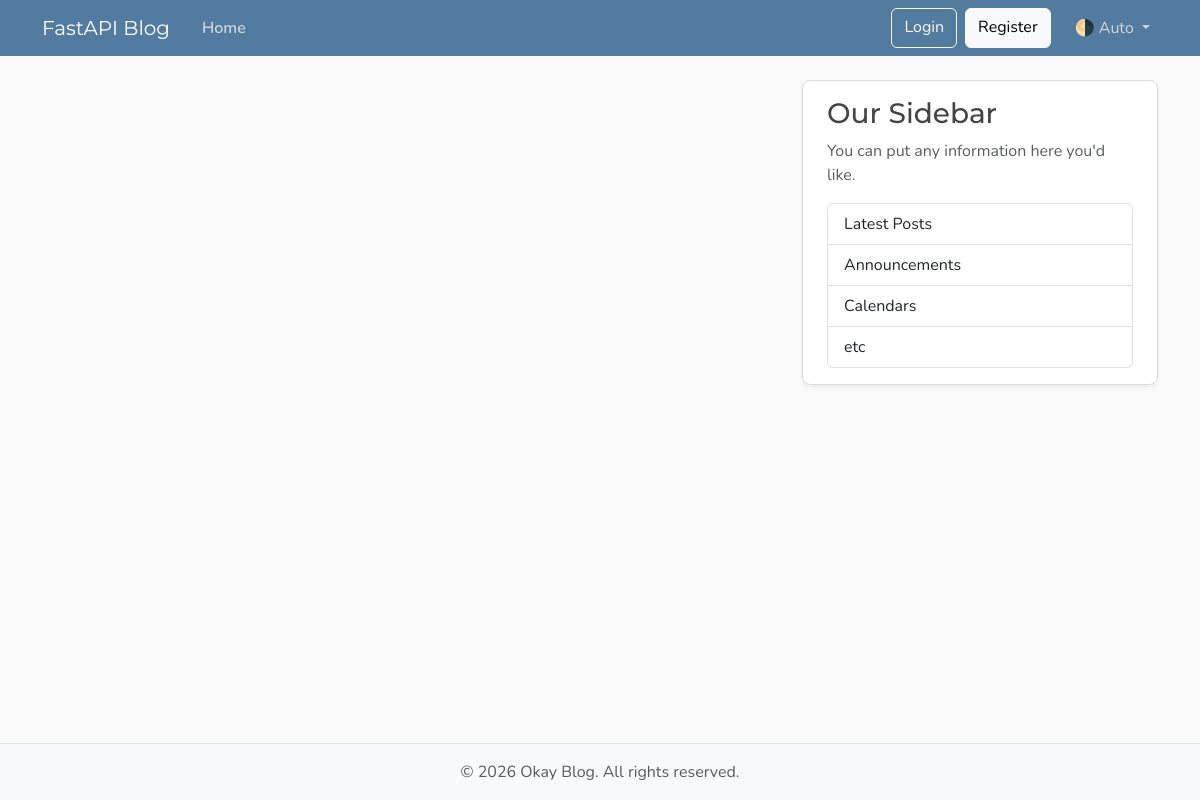
/posts, run on an earlier commit of the app's database.
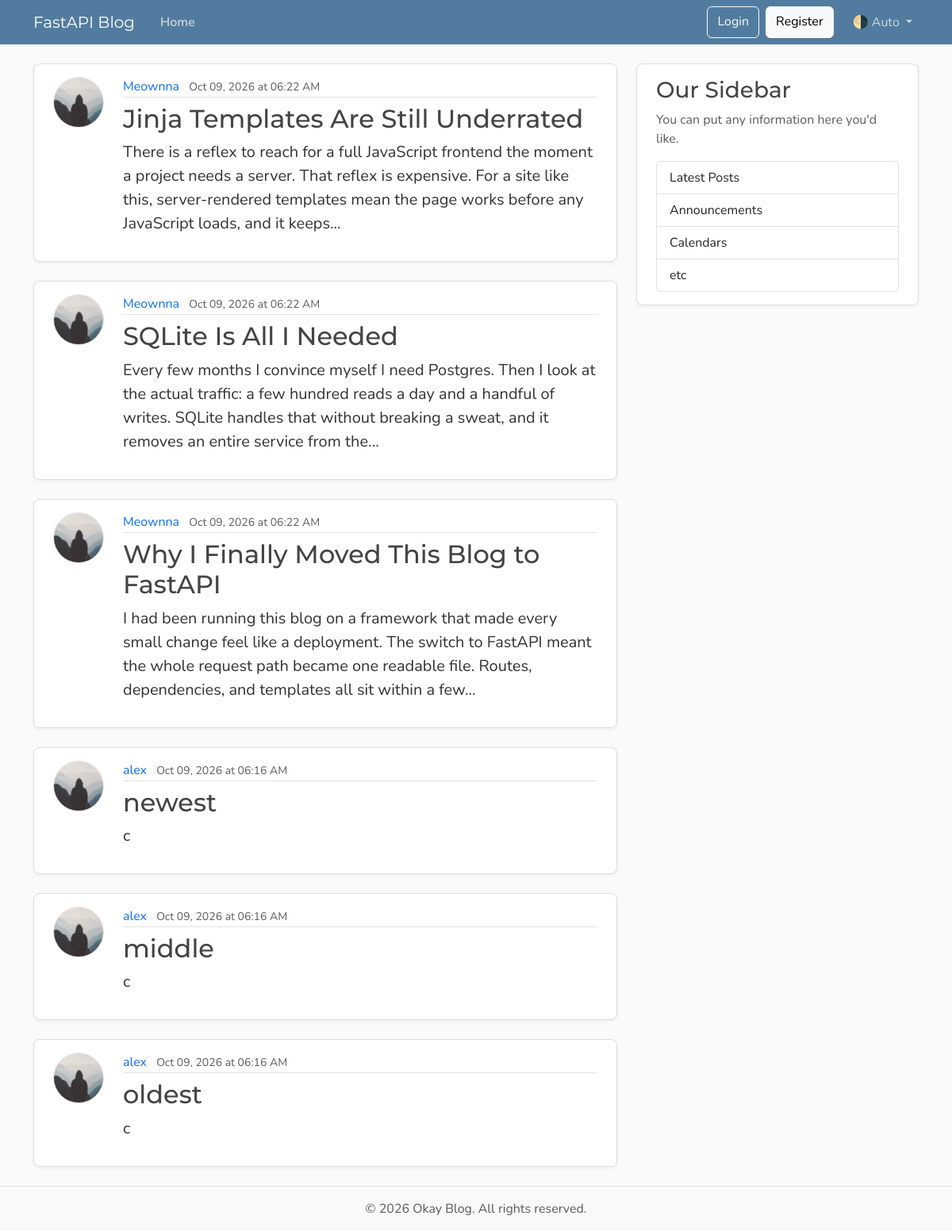
And on a later commit of the database.
### app/models.py (models this page shows, shortened)
class Post(Base):
    __tablename__ = "posts"
    id: Mapped[int] = mapped_column(Integer, primary_key=True, index=True)
    title: Mapped[str] = mapped_column(String(100), nullable=False)
    content: Mapped[str] = mapped_column(Text, nullable=False)
    user_id: Mapped[int] = mapped_column(
        ForeignKey("users.id"),
        nullable=False,
        index=True,
    )
    date_posted: Mapped[datetime] = mapped_column(
        DateTime(timezone=True),
        default=lambda: datetime.now(UTC),
    )
    author: Mapped[User] = relationship(back_populates="posts")

class User(Base):
    __tablename__ = "users"
    id: Mapped[int] = mapped_column(Integer, primary_key=True, index=True)
    username: Mapped[String] = mapped_column(String(50), unique=True, nullable=False)
    email: Mapped[String] = mapped_column(String(50), unique=True, nullable=False)
    image_file: Mapped[str | None] = mapped_column(String(200), nullable=True)
    posts: Mapped[list["Post"]] = relationship(
        back_populates="author",
        cascade="all, delete-orphan",
    )

### app/app.py (the view)
@app.get("/", include_in_schema=False, name="home")
@app.get("/posts", include_in_schema=False, name="posts")
def home(request: Request, db: DbDep):
    result = db.execute(
        select(models.Post).order_by(
            models.Post.date_posted.desc(), models.Post.id.desc()
        )
    )
    posts = result.scalars().all()
    return templates.TemplateResponse(
        request,
        "home.html",
        {"posts": posts, "title": "FastAPI Blog Home"},
    )

### templates/home.html
{% extends "layout.html" %}
{% block content %}
  {% for post in posts %}
    <article class="content-section py-3 px-4 mb-4">
      <div class="d-flex align-items-start gap-4">
        <img class="rounded-circle article-img flex-shrink-0"
             src="{{ post.author.image_path }}"
             alt="{{ post.author.username }}'s profile picture"
             width="64"
             height="64"
             loading="lazy">
        <div class="flex-grow-1">
          <div class="article-metadata mb-2">
            <a class="me-2" href="{{ url_for('user_posts', user_id=post.author.id) }}">{{ post.author.username }}</a>
            <small class="text-body-secondary">{{ post.date_posted | friendly_date }}</small>
          </div>
          <h2>
            <a class="article-title" href="{{ url_for('post_details', post_id = post.id ) }}">{{ post.title }}</a>
          </h2>
          <p class="article-content">{{ post.content | truncate(240) }}</p>
        </div>
      </div>
    </article>
  {% endfor %}
{% endblock content %}

### templates/layout.html (shortened to what this page needs)
<!DOCTYPE html>
<html lang="en">
  <head>
    <link href="https://cdn.jsdelivr.net/npm/bootstrap@5.3.8/dist/css/bootstrap.min.css"
          rel="stylesheet"
>
    <link rel="stylesheet"
          type="text/css"
          href="{{ url_for('static', path='css/main.css') }}">
  </head>
  <body class="d-flex flex-column min-vh-100">
    <header class="site-header">
      <nav class="navbar navbar-expand-md bg-steel fixed-top"
           data-bs-theme="dark">
        <div class="container">
          <a class="navbar-brand me-4" href=" {{ url_for("home") }} ">FastAPI Blog</a>
          <div class="collapse navbar-collapse" id="navbarToggle">
            <div class="navbar-nav me-auto">
              <a class="nav-link active"
                 aria-current="page"
                 href="{{ url_for("home") }}">Home</a>
            </div>
            <div class="navbar-nav">
              <a class="btn btn-outline-light mb-2 mb-md-0 me-md-2" href="#">Login</a>
              <a class="btn btn-light mb-2 mb-md-0 me-md-3" href="#">Register</a>
              <div class="nav-item dropdown">
                <a class="nav-link dropdown-toggle"
                   href="#"
                   role="button"
                   id="bd-theme"
                   data-bs-toggle="dropdown"
                   aria-expanded="false">
                  <span id="bd-theme-text">🌗 Auto</span>
                </a>
              </div>
            </div>
          </div>
        </div>
      </nav>
    </header>
    <main role="main" class="container">
      <div class="row">
        <div class="col-md-8">
          {% block content %}
          {% endblock content %}
        </div>
        <aside class="col-md-4">
          <div class="content-section py-3 px-4 mb-4">
            <h3>Our Sidebar</h3>
            <p class="text-body-secondary">You can put any information here you'd like.</p>
            <ul class="list-group">
              <li class="list-group-item">Latest Posts</li>
              <li class="list-group-item">Announcements</li>
              <li class="list-group-item">Calendars</li>
              <li class="list-group-item">etc</li>
            </ul>
          </div>
        </aside>
      </div>
    </main>
    <footer class="mt-auto py-3 bg-body-tertiary border-top">
      <div class="container text-center">
        <p class="text-body-secondary mb-0">
          © <span id="year"></span> Okay Blog. All rights reserved.
        </p>
      </div>
    </footer>
  </body>
</html>

### static/css/main.css (style rules this page uses)
:root { --font-heading: "Montserrat", system-ui, -apple-system, BlinkMacSystemFont, sans-serif; --font-body: "Nunito", system-ui, -apple-system, BlinkMacSystemFont, sans-serif; --color-bg-body: #fafafa; --color-bg-content: #ffffff; --color-text-primary: #333333; --color-text-heading: #444444; --color-steel: #527c9f; --color-nav-link: #cbd5db; --color-nav-link-hover: #ffffff; --color-link-hover: #428bca; --color-border: #dddddd; --color-border-light: #e3e3e3; --spacing-xl: 5rem; --article-img-size: 4rem; --account-img-size: 7.813rem; }
body { font-family: var(--font-body); background: var(--color-bg-body); color: var(--color-text-primary); }
main { padding-top: var(--spacing-xl); }
h1, h2, h3, h4, h5, h6 { font-family: var(--font-heading); color: var(--color-text-heading); }
.navbar-brand { font-family: var(--font-heading); }
a { text-decoration: none; }
.bg-steel { background-color: var(--color-steel); }
.site-header .navbar-nav .nav-link { color: var(--color-nav-link); transition: color 0.2s ease-in-out; }
.site-header .navbar-nav .nav-link.active { font-weight: 600; }
.content-section { background: var(--color-bg-content); border: 1px solid var(--color-border); border-radius: 0.5rem; box-shadow: 0 2px 4px rgba(15, 23, 42, 0.05); transition: box-shadow 0.15s ease, transform 0.15s ease, border-color 0.15s ease; }
.article-title { color: var(--color-text-heading); transition: color 0.2s ease-in-out; }
.article-content { white-space: pre-line; font-size: 1.25rem; }
.article-img { height: var(--article-img-size); width: var(--article-img-size); flex-shrink: 0; object-fit: cover; border: 1px solid var(--color-border-light); box-shadow: 0 0 0 2px var(--color-bg-content); }
.article-metadata { padding-bottom: 0.063rem; border-bottom: 1px solid var(--color-border-light); }
.article-metadata a { transition: color 0.2s ease-in-out; }
[data-bs-theme="dark"] { --color-bg-body: #1a1a1a; --color-bg-content: #2d2d2d; --color-text-primary: #e0e0e0; --color-text-heading: #f0f0f0; --color-border: #404040; --color-border-light: #4a4a4a; }

What changed in the data, as far as the page shows it:
added Post: author.username "Meownna", date_posted|friendly_date "Oct 09, 2026 at 06:22 AM", title "Jinja Templates Are Still Underrated", content "There is a reflex to reach for a full JavaScript frontend the moment a project needs a server. That reflex is expensive. For a site like this, server-rendered templates mean the page works before any JavaScript loads, and it keeps..."
added Post: author.username "Meownna", date_posted|friendly_date "Oct 09, 2026 at 06:22 AM", title "SQLite Is All I Needed", content "Every few months I convince myself I need Postgres. Then I look at the actual traffic: a few hundred reads a day and a handful of writes. SQLite handles that without breaking a sweat, and it removes an entire service from the..."
added Post: author.username "Meownna", date_posted|friendly_date "Oct 09, 2026 at 06:22 AM", title "Why I Finally Moved This Blog to FastAPI", content "I had been running this blog on a framework that made every small change feel like a deployment. The switch to FastAPI meant the whole request path became one readable file. Routes, dependencies, and templates all sit within a few..."
added Post: author.username "alex", date_posted|friendly_date "Oct 09, 2026 at 06:16 AM", title "newest", content "c"
added Post: author.username "alex", date_posted|friendly_date "Oct 09, 2026 at 06:16 AM", title "middle", content "c"
added Post: author.username "alex", date_posted|friendly_date "Oct 09, 2026 at 06:16 AM", title "oldest", content "c"
